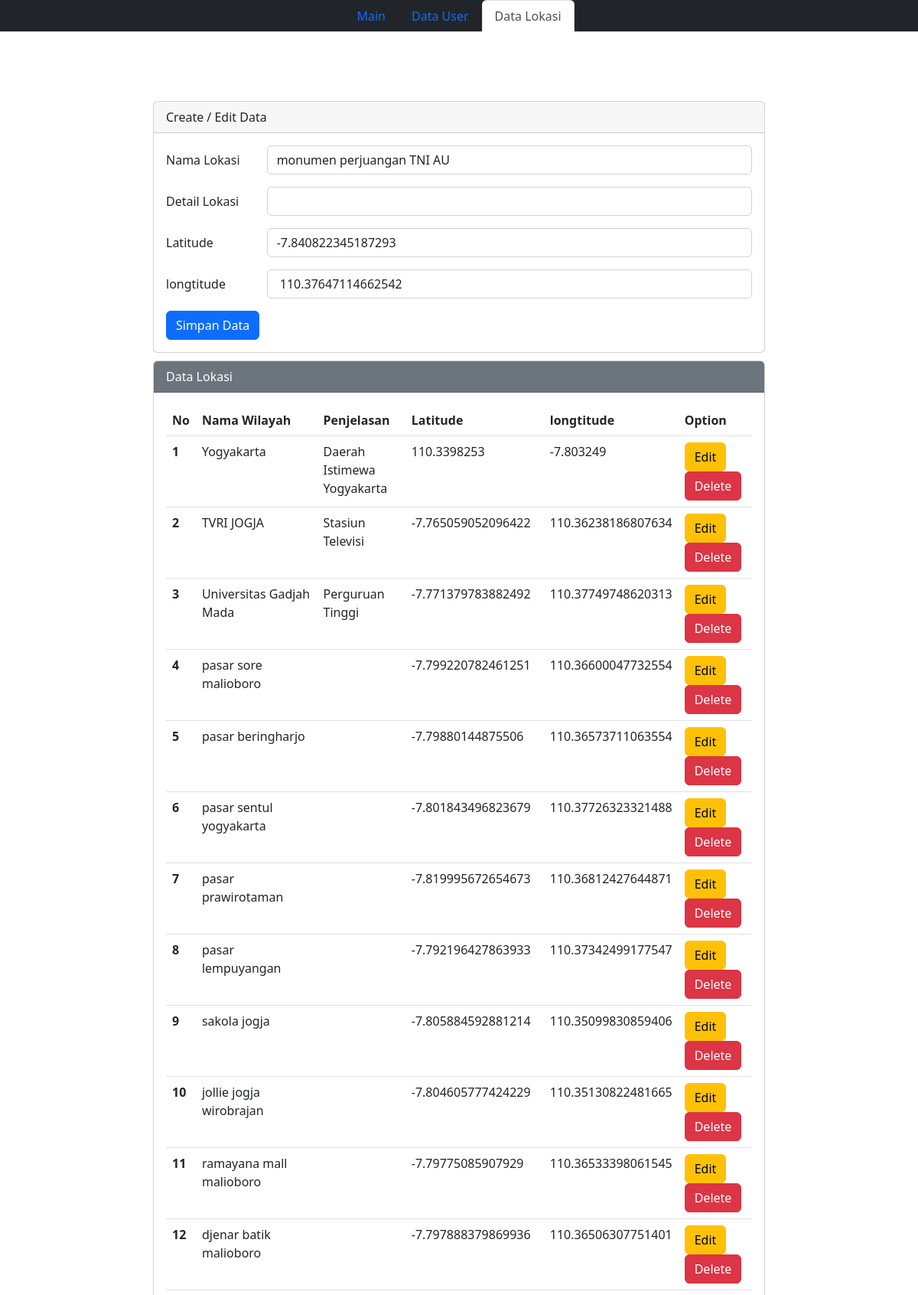
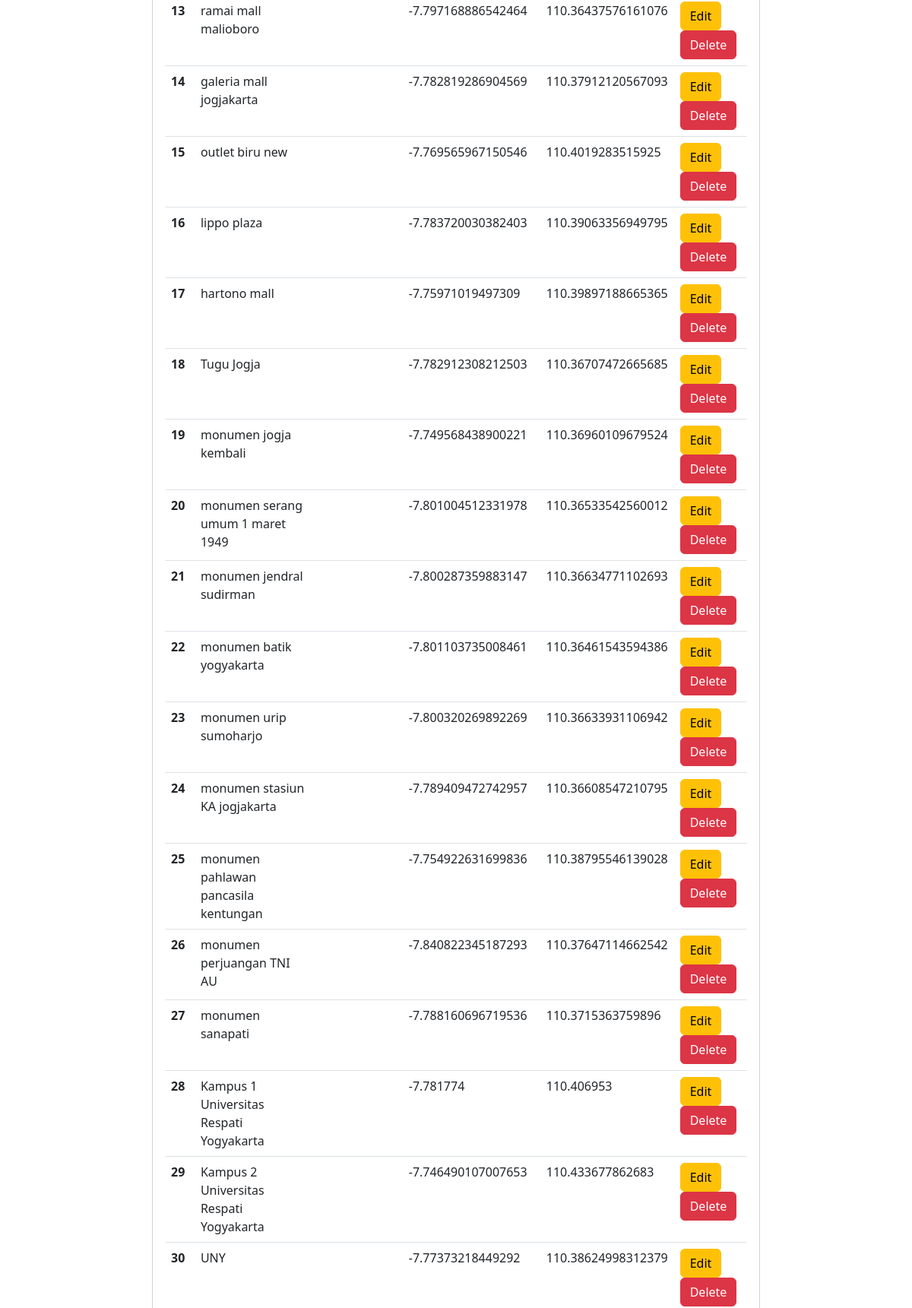
/php-crud/data.php?op=edit&id=30 (upper part), run on the app's committed database (2 pictures, top to bottom).
### tables this page shows
CREATE TABLE `data` (
  `id` int(11) NOT NULL,
  `nama_wil` varchar(255) DEFAULT NULL,
  `summ` varchar(255) DEFAULT NULL,
  `latitude` varchar(255) DEFAULT NULL,
  `longtitude` varchar(255) DEFAULT NULL
);

### php-crud/data.php (the view, shortened to what this page needs)
<?php
$host = '';
$user = "root";
$pass = "";
$db = "db_data";
$koneksi = mysqli_connect($host, $user, $pass, $db);
$nama_wil = "";
$summ = "";
$latitude = "";
$longtitude = "";
if (isset($_GET['op'])) {
    $op = $_GET['op'];
} else {
    $op = "";
}
if ($op == 'edit') {
    $id = $_GET['id'];
    $sql1 = "select * from data where id = '$id'";
    $q1 = mysqli_query($koneksi, $sql1);
    $r1 = mysqli_fetch_array($q1);
    $nama_wil = $r1['nama_wil'];
    $summ = $r1['summ'];
    $latitude = $r1['latitude'];
    $longtitude = $r1['longtitude'];
}
?>
<!DOCTYPE html>
<html lang="en">
<head>
    <link href="https://cdn.jsdelivr.net/npm/bootstrap@5.2.3/dist/css/bootstrap.min.css" rel="stylesheet"
>
    <link rel="stylesheet" href="style.css">
</head>
<body>
    <div>
        <ul class="nav nav-tabs text-bg-dark justify-content-center">
            <li class="nav-item">
                <a class="nav-link " aria-current="page" href="main.php">Main</a>
            </li>
            <li class="nav-item">
                <a class="nav-link " href="index.php">Data User</a>
            </li>
            <li class="nav-item">
                <a class="nav-link active" href="data.php">Data Lokasi</a>
            </li>
        </ul>
    </div>
    <div class="bd-1">
        <div class="mx-auto">
            <div class="card">
                <div class="card-header">
                    Create / Edit Data
                </div>
                <div class="card-body">
                    <form action="" method="POST">
                        <div class="mb-3 row">
                            <label for="nama" class="col-sm-2 col-form-label">Nama Lokasi</label>
                            <div class="col-sm-10">
                                <input type="text" class="form-control" name="nama_wil" id="nama_wil"
                                    value="<?php echo $nama_wil ?>">
                            </div>
                        </div>
                        <div class="mb-3 row">
                            <label for="email" class="col-sm-2 col-form-label">Detail Lokasi</label>
                            <div class="col-sm-10">
                                <input type="text" class="form-control" name="summ" id="summ"
                                    value="<?php echo $summ ?>">
                            </div>
                        </div>
                        <div class="mb-3 row">
                            <label for="latitude" class="col-sm-2 col-form-label">Latitude</label>
                            <div class="col-sm-10">
                                <input type="text" class="form-control" name="latitude" id="latitude"
                                    value="<?php echo $latitude ?>">
                            </div>
                        </div>
                        <div class="mb-3 row">
                            <label for="longtitude" class="col-sm-2 col-form-label">longtitude</label>
                            <div class="col-sm-10">
                                <input type="text" class="form-control" name="longtitude" id="longtitude"
                                    value="<?php echo $longtitude ?>">
                            </div>
                        </div>
                        <div class="col-12">
                            <input type="submit" name="submit" value="Simpan Data" class="btn btn-primary">
                        </div>
                    </form>
                </div>
            </div>
            <div class="card ">
                <div class="card-header text-white bg-secondary">
                    Data Lokasi
                </div>
                <div class="card-body">
                    <table class="table">
                        <thead>
                            <tr>
                                <th scope="col">No</th>
                                <th scope="col">Nama Wilayah</th>
                                <th scope="col">Penjelasan</th>
                                <th scope="col">Latitude</th>
                                <th scope="col">longtitude</th>
                                <th scope="col">Option</th>
                            </tr>
                        <tbody>
                            <?php
                            $sql2 = "select * from data order by id asc";
                            $q2 = mysqli_query($koneksi, $sql2);
                            $urut = 1;
                            while ($r2 = mysqli_fetch_array($q2)) {
                                $id = $r2['id'];
                                $nama_wil = $r2['nama_wil'];
                                $summ = $r2['summ'];
                                $latitude = $r2['latitude'];
                                $longtitude = $r2['longtitude'];
                            ?>
                            <tr>
                                <th scope="row">
                                    <?php echo $urut++ ?>
                                </th>
                                <td scope="row">
                                    <?php echo $nama_wil ?>
                                </td>
                                <td scope="row">
                                    <?php echo $summ ?>
                                </td>
                                <td scope="row">
                                    <?php echo $latitude ?>
                                </td>
                                <td scope="row">
                                    <?php echo $longtitude ?>
                                </td>
                                <td scope="row">
                                    <a href="data.php?op=edit&id=<?php echo $id ?>"><button type="button"
                                            class="btn btn-warning">Edit</button></a>
                                    <a href="data.php?op=delete&id=<?php echo $id ?>"
                                        onclick="return confirm('Delete ?')"><button type="button"
                                            class="btn btn-danger">Delete</button></a>
                                </td>
                            </tr>
                            <?php
                            }
                            ?>
                        </tbody>
                        </thead>
                    </table>
                </div>
            </div>
        </div>
    </div>
</body>
</html>

### php-crud/style.css (style rules this page uses)
.mx-auto { width: 800px; }
.card { margin-top: 10px; }
.bd-1 { display: flex; justify-content: center; margin-top: 10vh; }

### data on the page
data: nama_wil "monumen perjuangan TNI AU", latitude "-7.840822345187293", longtitude "110.37647114662542"
data: nama_wil "Yogyakarta", summ "Daerah Istimewa Yogyakarta", latitude "110.3398253", longtitude "-7.803249"
data: nama_wil "TVRI JOGJA", summ "Stasiun Televisi", latitude "-7.765059052096422", longtitude "110.36238186807634"
data: nama_wil "Universitas Gadjah Mada", summ "Perguruan Tinggi", latitude "-7.771379783882492", longtitude "110.37749748620313"
data: nama_wil "pasar sore malioboro", latitude "-7.799220782461251", longtitude "110.36600047732554"
data: nama_wil "pasar beringharjo", latitude "-7.79880144875506", longtitude "110.36573711063554"
data: nama_wil "pasar sentul yogyakarta", latitude "-7.801843496823679", longtitude "110.37726323321488"
data: nama_wil "pasar prawirotaman", latitude "-7.819995672654673", longtitude "110.36812427644871"
data: nama_wil "pasar lempuyangan", latitude "-7.792196427863933", longtitude "110.37342499177547"
data: nama_wil "sakola jogja", latitude "-7.805884592881214", longtitude "110.35099830859406"
data: nama_wil "jollie jogja wirobrajan", latitude "-7.804605777424229", longtitude "110.35130822481665"
data: nama_wil "ramayana mall malioboro", latitude "-7.79775085907929", longtitude "110.36533398061545"
data: nama_wil "djenar batik malioboro", latitude "-7.797888379869936", longtitude "110.36506307751401"
data: nama_wil "ramai mall malioboro", latitude "-7.797168886542464", longtitude "110.36437576161076"
data: nama_wil "galeria mall jogjakarta", latitude "-7.782819286904569", longtitude "110.37912120567093"
data: nama_wil "outlet biru new", latitude "-7.769565967150546", longtitude "110.4019283515925"
data: nama_wil "lippo plaza", latitude "-7.783720030382403", longtitude "110.39063356949795"
data: nama_wil "hartono mall", latitude "-7.75971019497309", longtitude "110.39897188665365"
data: nama_wil "Tugu Jogja", latitude "-7.782912308212503", longtitude "110.36707472665685"
data: nama_wil "monumen jogja kembali", latitude "-7.749568438900221", longtitude "110.36960109679524"
data: nama_wil "monumen serang umum 1 maret 1949", latitude "-7.801004512331978", longtitude "110.36533542560012"
data: nama_wil "monumen jendral sudirman", latitude "-7.800287359883147", longtitude "110.36634771102693"
data: nama_wil "monumen batik yogyakarta", latitude "-7.801103735008461", longtitude "110.36461543594386"
data: nama_wil "monumen urip sumoharjo", latitude "-7.800320269892269", longtitude "110.36633931106942"
data: nama_wil "monumen stasiun KA jogjakarta", latitude "-7.789409472742957", longtitude "110.36608547210795"
data: nama_wil "monumen pahlawan pancasila kentungan", latitude "-7.754922631699836", longtitude "110.38795546139028"
data: nama_wil "monumen sanapati", latitude "-7.788160696719536", longtitude "110.3715363759896"
data: nama_wil "Kampus 1 Universitas Respati Yogyakarta", latitude "-7.781774", longtitude "110.406953"
data: nama_wil "Kampus 2 Universitas Respati Yogyakarta", latitude "-7.746490107007653", longtitude "110.433677862683"
data: nama_wil "UNY", latitude "-7.77373218449292", longtitude "110.38624998312379"
